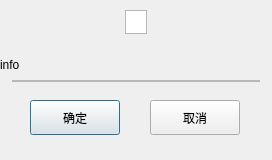
<?xml version="1.0" encoding="UTF-8"?>
<ui version="4.0">
 <class>OKDialog</class>
 <widget class="QDialog" name="OKDialog">
  <property name="enabled">
   <bool>true</bool>
  </property>
  <property name="geometry">
   <rect>
    <x>24</x>
    <y>35</y>
    <width>272</width>
    <height>160</height>
   </rect>
  </property>
  <property name="windowTitle">
   <string>OKDialog</string>
  </property>
  <widget class="QLabel" name="info">
   <property name="geometry">
    <rect>
     <x>0</x>
     <y>50</y>
     <width>272</width>
     <height>30</height>
    </rect>
   </property>
   <property name="text">
    <string>info</string>
   </property>
  </widget>
  <widget class="QGraphicsView" name="title">
   <property name="geometry">
    <rect>
     <x>125</x>
     <y>10</y>
     <width>22</width>
     <height>24</height>
    </rect>
   </property>
  </widget>
  <widget class="QPushButton" name="confirm_button">
   <property name="geometry">
    <rect>
     <x>30</x>
     <y>100</y>
     <width>90</width>
     <height>35</height>
    </rect>
   </property>
   <property name="text">
    <string>确定</string>
   </property>
  </widget>
  <widget class="QPushButton" name="cancel_button">
   <property name="geometry">
    <rect>
     <x>150</x>
     <y>100</y>
     <width>90</width>
     <height>35</height>
    </rect>
   </property>
   <property name="text">
    <string>取消</string>
   </property>
  </widget>
  <widget class="QGraphicsView" name="splite">
   <property name="geometry">
    <rect>
     <x>12</x>
     <y>80</y>
     <width>248</width>
     <height>2</height>
    </rect>
   </property>
  </widget>
 </widget>
 <resources/>
 <connections/>
</ui>
